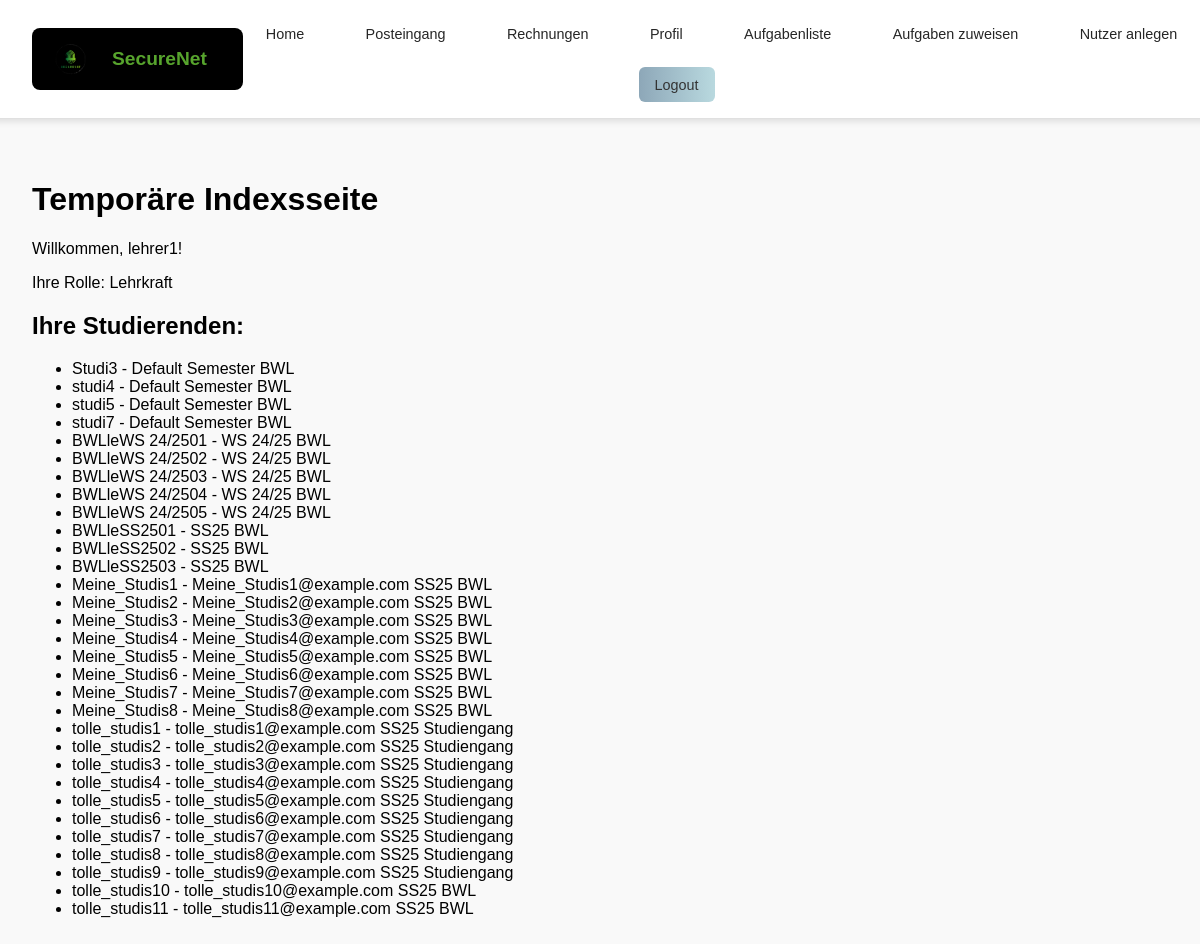
The app's page / (signed in) with its own data.
### users/models.py (models this page shows, shortened)
class CustomUser(AbstractUser):
    objects = CustomUserManager()
    ROLE_CHOICES = (
        ('student', 'Studierende'),
        ('teacher', 'Lehrkraft'),
    )
    role = models.CharField(max_length=10, choices=ROLE_CHOICES, default='student')
    professor = models.ForeignKey(
        'self',
        null=True, blank=True,
        limit_choices_to={'role': 'teacher'},
        on_delete=models.SET_NULL,
        related_name='students'
    )
    semester = models.ForeignKey(Semester, null = True, on_delete=models.CASCADE, default = 1)
    studiengang = models.ForeignKey(
        Studiengang,
        on_delete=models.CASCADE,
        null=True, blank=True,  # Allow empty reference initially
        related_name='students'  # Optional but recommended for clarity
    )
    unternehmen = models.ForeignKey(
        Unternehmen,
        on_delete=models.SET_NULL,
        null=True, blank=True,
        related_name="studierende"
    )
    display_name = models.CharField(max_length=150, blank=True, null=True)
    nutzergruppe = models.IntegerField(null=True, blank=True)  # Kann für Lehrer None sein

class Semester(models.Model):
    name = models.CharField(max_length=10, unique=True)
    def __str__(self):
        return self.name

class Studiengang(models.Model):
    name = models.CharField(max_length=100, unique=True)
    def __str__(self):
        return self.name

### young_wolf/views.py (the view)
# urls.py: path('', views.index, name = 'index'),
@login_required(login_url="/users/login/")
def index(request):
    students = request.user.students.all() if request.user.role == 'teacher' else None
    return render(request, 'index.html', {'students': students})

### templates/index.html (shortened to what this page needs)
{% extends 'master_layout.html' %}
{% load static %}
{% block content %}
    <h1>Temporäre Indexsseite</h1>
    <p>Willkommen, {{ user.username }}!</p>
    {% if user.is_superuser %}
        <p>Ihre Rolle: Admin</p>
    {% else %}
        <p>Ihre Rolle: {{ user.get_role_display }}</p>
    {% endif %}
    {% if user.role == 'teacher' %}
        <h2>Ihre Studierenden:</h2>
        {% if students %}
            <ul>
            {% for student in students %}
                <li>{{ student.username }} - {{ student.email }} {{student.semester}} {{student.studiengang}}</li>
            {% endfor %}
            </ul>
        {% else %}
            <p>Sie haben derzeit keine Studierenden unter Ihrer Betreuung.</p>
        {% endif %}
    {% endif %}
{% endblock %}

### static/css/master_layout.css (style rules this page uses)
body { margin: 0; padding: 0; font-family: Arial, sans-serif; background-color: #f9f9f9; }

### records on screen
CustomUser: username "lehrer1", role "Lehrkraft"
CustomUser: username "Studi3", semester "Default Semester", studiengang "BWL"
CustomUser: username "studi4", semester "Default Semester", studiengang "BWL"
CustomUser: username "studi5", semester "Default Semester", studiengang "BWL"
CustomUser: username "studi7", semester "Default Semester", studiengang "BWL"
CustomUser: username "BWLleWS 24/2501", semester "WS 24/25", studiengang "BWL"
CustomUser: username "BWLleWS 24/2502", semester "WS 24/25", studiengang "BWL"
CustomUser: username "BWLleWS 24/2503", semester "WS 24/25", studiengang "BWL"
CustomUser: username "BWLleWS 24/2504", semester "WS 24/25", studiengang "BWL"
CustomUser: username "BWLleWS 24/2505", semester "WS 24/25", studiengang "BWL"
CustomUser: username "BWLleSS2501", semester "SS25", studiengang "BWL"
CustomUser: username "BWLleSS2502", semester "SS25", studiengang "BWL"
CustomUser: username "BWLleSS2503", semester "SS25", studiengang "BWL"
CustomUser: username "Meine_Studis1", email "Meine_Studis1@example.com", semester "SS25", studiengang "BWL"
CustomUser: username "Meine_Studis2", email "Meine_Studis2@example.com", semester "SS25", studiengang "BWL"
CustomUser: username "Meine_Studis3", email "Meine_Studis3@example.com", semester "SS25", studiengang "BWL"
CustomUser: username "Meine_Studis4", email "Meine_Studis4@example.com", semester "SS25", studiengang "BWL"
CustomUser: username "Meine_Studis5", email "Meine_Studis5@example.com", semester "SS25", studiengang "BWL"
CustomUser: username "Meine_Studis6", email "Meine_Studis6@example.com", semester "SS25", studiengang "BWL"
CustomUser: username "Meine_Studis7", email "Meine_Studis7@example.com", semester "SS25", studiengang "BWL"
CustomUser: username "Meine_Studis8", email "Meine_Studis8@example.com", semester "SS25", studiengang "BWL"
CustomUser: username "tolle_studis1", email "tolle_studis1@example.com", semester "SS25", studiengang "Studiengang"
CustomUser: username "tolle_studis2", email "tolle_studis2@example.com", semester "SS25", studiengang "Studiengang"
CustomUser: username "tolle_studis3", email "tolle_studis3@example.com", semester "SS25", studiengang "Studiengang"
CustomUser: username "tolle_studis4", email "tolle_studis4@example.com", semester "SS25", studiengang "Studiengang"
CustomUser: username "tolle_studis5", email "tolle_studis5@example.com", semester "SS25", studiengang "Studiengang"
CustomUser: username "tolle_studis6", email "tolle_studis6@example.com", semester "SS25", studiengang "Studiengang"
CustomUser: username "tolle_studis7", email "tolle_studis7@example.com", semester "SS25", studiengang "Studiengang"
CustomUser: username "tolle_studis8", email "tolle_studis8@example.com", semester "SS25", studiengang "Studiengang"
CustomUser: username "tolle_studis9", email "tolle_studis9@example.com", semester "SS25", studiengang "Studiengang"
CustomUser: username "tolle_studis10", email "tolle_studis10@example.com", semester "SS25", studiengang "BWL"
CustomUser: username "tolle_studis11", email "tolle_studis11@example.com", semester "SS25", studiengang "BWL"
